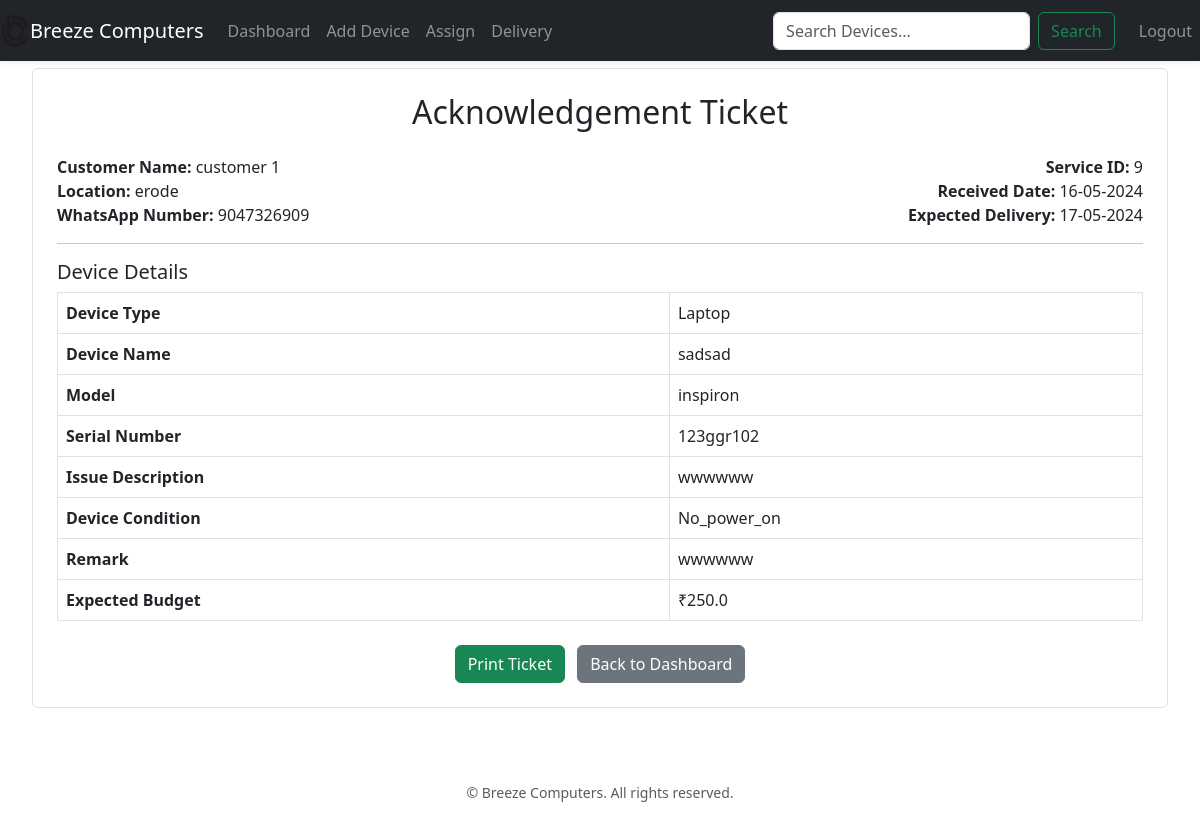
The page /ack_ticket/9 (signed in) on the database as committed earlier.
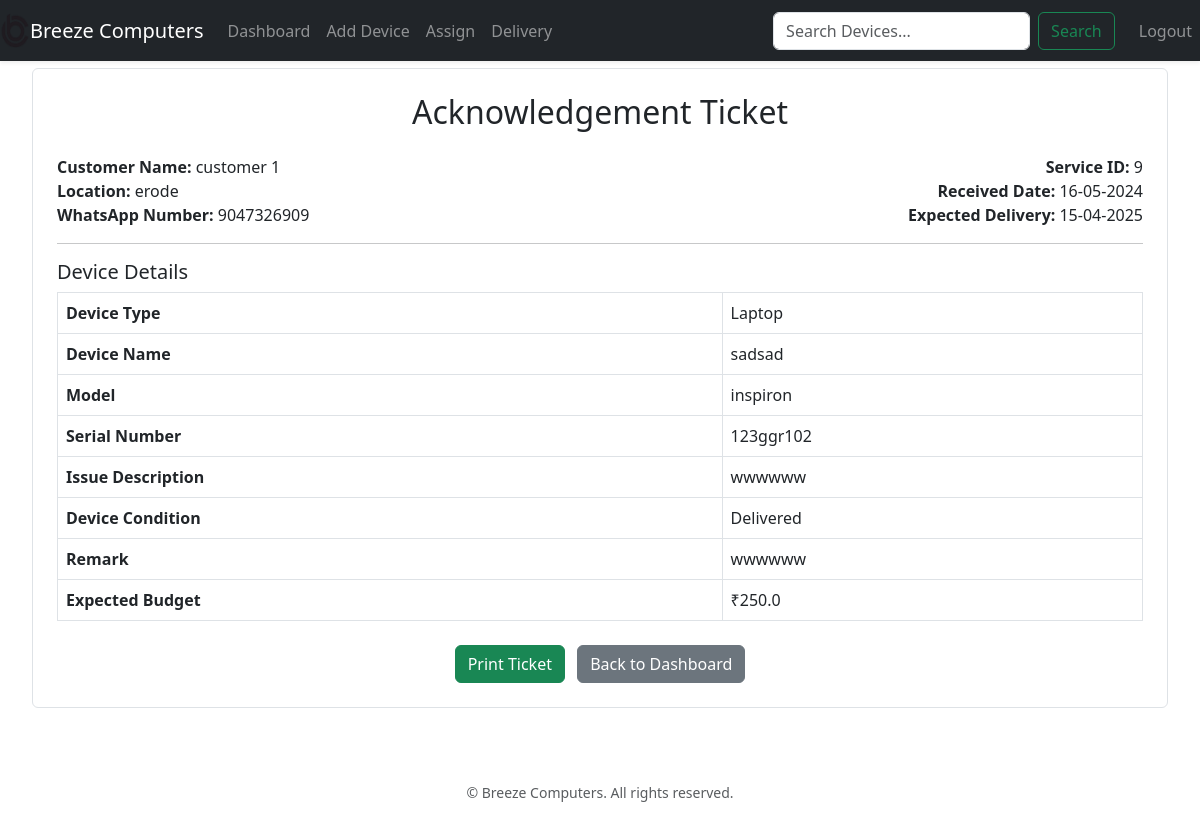
The same page on the database as committed later.
### models.py (models this page shows, shortened)
class Device(db.Model):
    id = db.Column(db.Integer, primary_key=True)
    device_type = db.Column(db.String(100), nullable=False)
    device_name = db.Column(db.String(100), nullable=False)
    model = db.Column(db.String(100), nullable=False)
    serial_number = db.Column(db.String(100), nullable=False)
    issue_description = db.Column(db.Text, nullable=False)
    device_status = db.Column(db.String(100),nullable=False)
    assign_status = db.Column(db.String(100), default='Unassigned')
    remark = db.Column(db.Text)
    service_id = db.Column(db.Integer, unique=True, nullable=False)
    assigned_to = db.Column(db.Integer)
    added_by = db.Column(db.Integer, db.ForeignKey('user.id'), nullable=False)
    bill_value = db.Column(db.Float, default=0.0)
    bill_status = db.Column(db.String(20), default="unpaid")
    received_date = db.Column(DateTime, nullable=False)
    expected_delivery_date = db.Column(DateTime, nullable=False)
    expected_budget = db.Column(Float, nullable=False)
    customer_id = db.Column(db.Integer, db.ForeignKey('customer.id'), nullable=False)

### app_cusdata.py (the view)
@app.route('/ack_ticket/<int:device_id>')
@login_required
def ack_ticket(device_id):
    device = Device.query.get_or_404(device_id)
    customer = Customer.query.get_or_404(device.customer_id)
    return render_template('ack_ticket.html', device=device, customer=customer)

### app_cusdata.py (called while the page is built)
@app.context_processor
def inject_csrf_token():
    return dict(csrf_token=generate_csrf)

@login_manager.user_loader
def load_user(user_id):
    return User.query.get(int(user_id))

### templates/ack_ticket.html (shortened to what this page needs)
{% extends "base.html" %}
{% block content %}
<div class="container my-5 p-4 border rounded bg-white">
    <h2 class="text-center mb-4">Acknowledgement Ticket</h2>
    <div class="row mb-3">
        <div class="col-md-6">
            <strong>Customer Name:</strong> {{ customer.name }}<br>
            <strong>Location:</strong> {{ customer.location }}<br>
            <strong>WhatsApp Number:</strong> {{ customer.whatsapp_number }}
        </div>
        <div class="col-md-6 text-right">
            <strong>Service ID:</strong> {{ device.service_id }}<br>
            <strong>Received Date:</strong> {{ device.received_date.strftime('%d-%m-%Y') }}<br>
            <strong>Expected Delivery:</strong> {{ device.expected_delivery_date.strftime('%d-%m-%Y') }}
        </div>
    </div>
    <hr>
    <h5>Device Details</h5>
    <table class="table table-bordered">
        <tr>
            <th>Device Type</th>
            <td>{{ device.device_type }}</td>
        </tr>
        <tr>
            <th>Device Name</th>
            <td>{{ device.device_name }}</td>
        </tr>
        <tr>
            <th>Model</th>
            <td>{{ device.model }}</td>
        </tr>
        <tr>
            <th>Serial Number</th>
            <td>{{ device.serial_number }}</td>
        </tr>
        <tr>
            <th>Issue Description</th>
            <td>{{ device.issue_description }}</td>
        </tr>
        <tr>
            <th>Device Condition</th>
            <td>{{ device.device_status }}</td>
        </tr>
        <tr>
            <th>Remark</th>
            <td>{{ device.remark }}</td>
        </tr>
        <tr>
            <th>Expected Budget</th>
            <td>₹{{ device.expected_budget }}</td>
        </tr>
    </table>
    <div class="text-center mt-4">
        <button onclick="window.print()" class="btn btn-success">Print Ticket</button>
        <a href="{{ url_for('dashboard') }}" class="btn btn-secondary ml-2">Back to Dashboard</a>
    </div>
</div>
{% endblock %}

Rows that differ between the two databases and show on the page:
changed Device "Laptop": expected_delivery_date "17-05-2024" → "15-04-2025"; device_status "No_power_on" → "Delivered"
